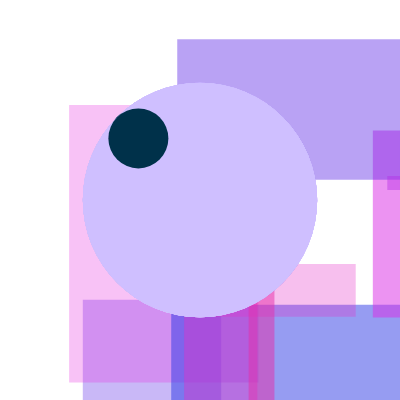
Frame 1 (no input)
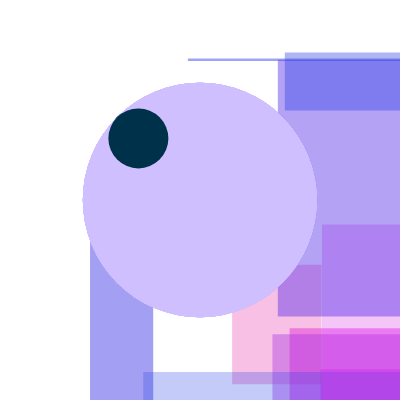
Frame 60 (no input)
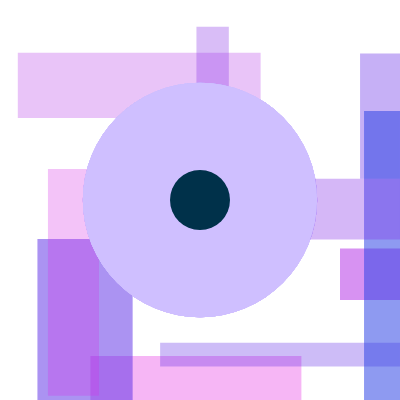
Frame 120 (the mouse pressed at the canvas centre since frame 60)

The p5.js sketch that drew these frames (run headless with seeded random() and noise() and a simulated clock; from frame 60 on, the mouse is pressed at the canvas centre):

// p5.js sketch
// ── sketch.js
let randomRadius;
let smallCircleRadius = 30;
let smallCircleX; // X-coordinate of the s circle
let smallCircleY; // Y-coordinate of the s circle
let bigCircleX;
let bigCircleY;

function setup() {
  createCanvas(400, 400);
  background(255);
  randomRadius = random(60, 140);
  // random size for the third element
  colorMode(HSB, 360, 100, 100, 110);

  bigCircleX = width / 2;
  bigCircleY = height / 2;
}

function draw() {
  background(255);

  for (let i = 0; i < 10; i++) {
    let r1 = random(0, 400);
    let r2 = random(0, 400);
    let r3 = random(0, 400);
    let r4 = random(0, 400);
    let Shade = random(230, 320);
    let alpha = random(30, 60);
    fill(Shade, 80, 90, alpha);
    noStroke();
    rect(r1, r2, r3, r4); //changes independently of the mouse.

    fill(255, 25, 100);
    circle(bigCircleX, bigCircleY, randomRadius * 2); // different every time.

    fill(200, 170, 29);

    let distance = dist(bigCircleX, bigCircleY, mouseX, mouseY);

    if (distance > randomRadius - smallCircleRadius) {
      let angle = atan2(mouseY - bigCircleY, mouseX - bigCircleX);
      let newX = bigCircleX + (randomRadius - smallCircleRadius) * cos(angle);
      let newY = bigCircleY + (randomRadius - smallCircleRadius) * sin(angle);
      smallCircleX = newX;
      smallCircleY = newY;
    } else {
      smallCircleX = mouseX;
      smallCircleY = mouseY;
    }
    circle(smallCircleX, smallCircleY, smallCircleRadius * 2); //controlled by the mouse.
  }
}


// from chat-G prompt: 
